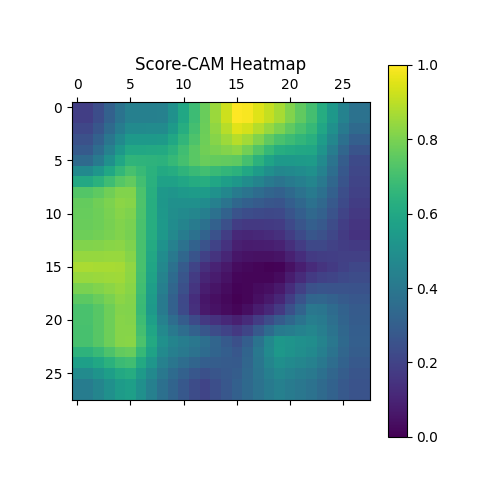

This figure's Python source:
import torch
import numpy as np
from PIL import Image
from torchvision import transforms
import matplotlib.pyplot as plt
from source import CNN  # 导入你的CNN模型

# 加载模型
device = torch.device("cuda" if torch.cuda.is_available() else "cpu")
model = CNN().to(device)
model.load_state_dict(torch.load('mnist_cnn_model.pth', map_location=device), strict=False)  # 修复警告
model.eval()

# 图像预处理
transform = transforms.Compose([
    transforms.ToTensor(),
    transforms.Normalize((0.1307,), (0.3081,))
])

# 加载图像
image = Image.open('example.png').convert('L')  # 读取灰度图像
image = transform(image).unsqueeze(0).to(device)

# 获取卷积层的输出
conv_output = None
def hook_fn(module, input, output):
    global conv_output
    conv_output = output

# 注册钩子到最后一个卷积层
model.conv2.register_forward_hook(hook_fn)

# 前向传播
output = model(image)
target_class = output.argmax(dim=1).item()
print(f"Target class: {target_class}")

# 获取激活图
activations = conv_output.squeeze().detach().cpu()  # 形状是 [64, 8, 8]

# 打印激活图的统计信息
print(f"Activations shape: {activations.shape}")
print(f"Activations min: {activations.min().item()}, max: {activations.max().item()}, mean: {activations.mean().item()}")

# Score-CAM 计算
weights = []
for i, activation in enumerate(activations):
    # 对激活图进行上采样，使其尺寸与输入图像一致
    activation = torch.nn.functional.interpolate(
        activation.unsqueeze(0).unsqueeze(0),  # 增加 batch 和 channel 维度
        size=(28, 28),  # 上采样到 28x28
        mode='bilinear',  # 双线性插值
        align_corners=False
    ).squeeze()  # 去掉多余的维度

    # 将激活图与输入图像相乘
    masked_image = image * activation.to(device)

    # 前向传播计算得分
    output = model(masked_image)
    score = output[:, target_class].item()
    weights.append(score)

    # 打印每个激活图的得分
    print(f"Activation {i}: score = {score}")

# 打印权重的统计信息
weights = np.array(weights)
print(f"Weights shape: {weights.shape}")
print(f"Weights min: {weights.min()}, max: {weights.max()}, mean: {weights.mean()}")

# 计算加权激活图
heatmap = np.sum(weights[:, None, None] * activations.numpy(), axis=0)

# 打印热力图的统计信息
print(f"Heatmap shape: {heatmap.shape}")
print(f"Heatmap min: {heatmap.min()}, max: {heatmap.max()}, mean: {heatmap.mean()}")

# 对热力图进行上采样，使其尺寸与输入图像一致
heatmap = torch.nn.functional.interpolate(
    torch.tensor(heatmap).unsqueeze(0).unsqueeze(0).float(),  # 增加 batch 和 channel 维度
    size=(28, 28),  # 上采样到 28x28
    mode='bilinear',  # 双线性插值
    align_corners=False
).squeeze().numpy()

# 归一化热力图到 [0, 1] 范围
heatmap = (heatmap - np.min(heatmap)) / (np.max(heatmap) - np.min(heatmap) + 1e-10)

# 可视化热力图
plt.matshow(heatmap, cmap='viridis')
plt.title('Score-CAM Heatmap')
plt.colorbar()
plt.show()
